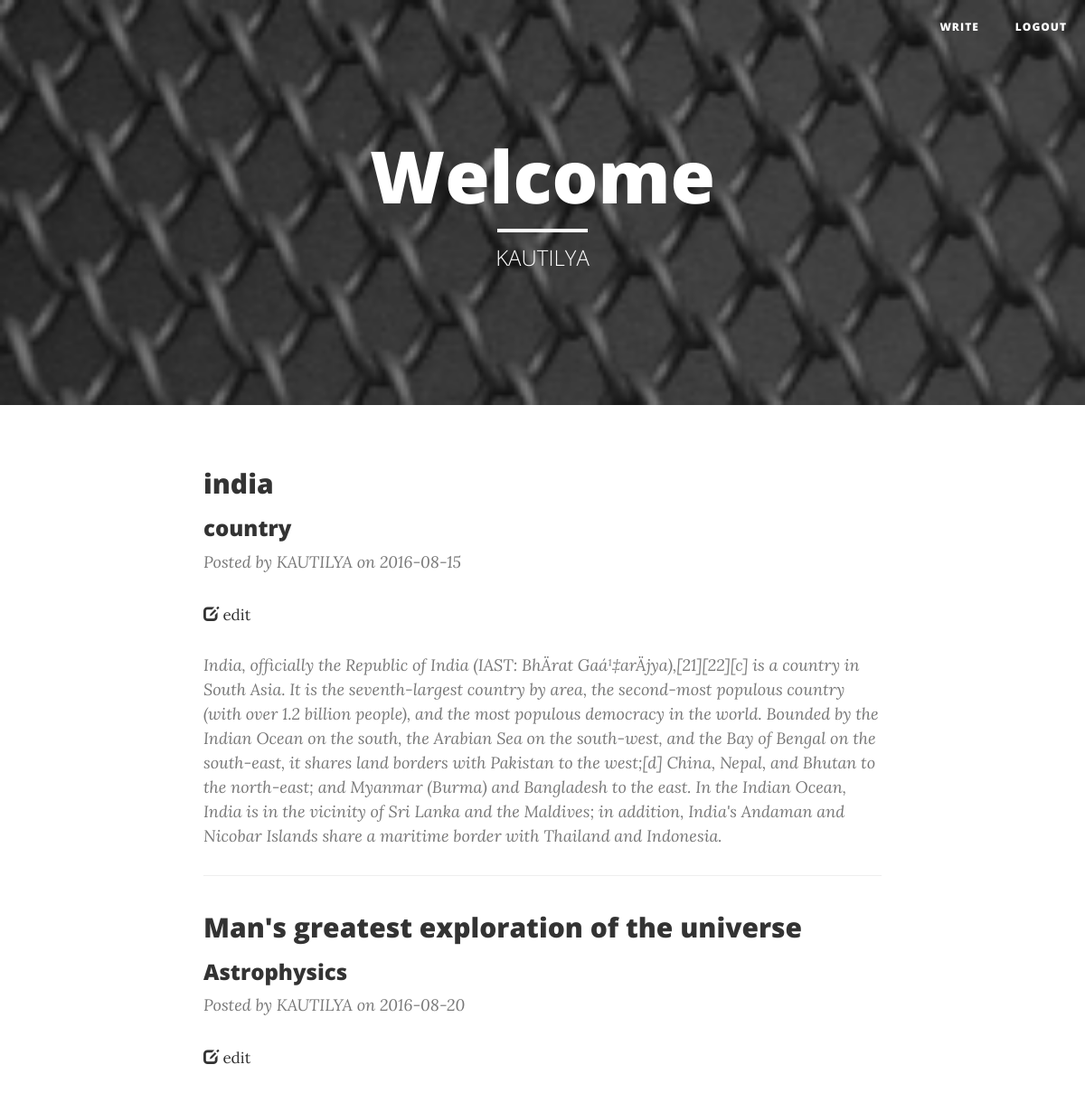
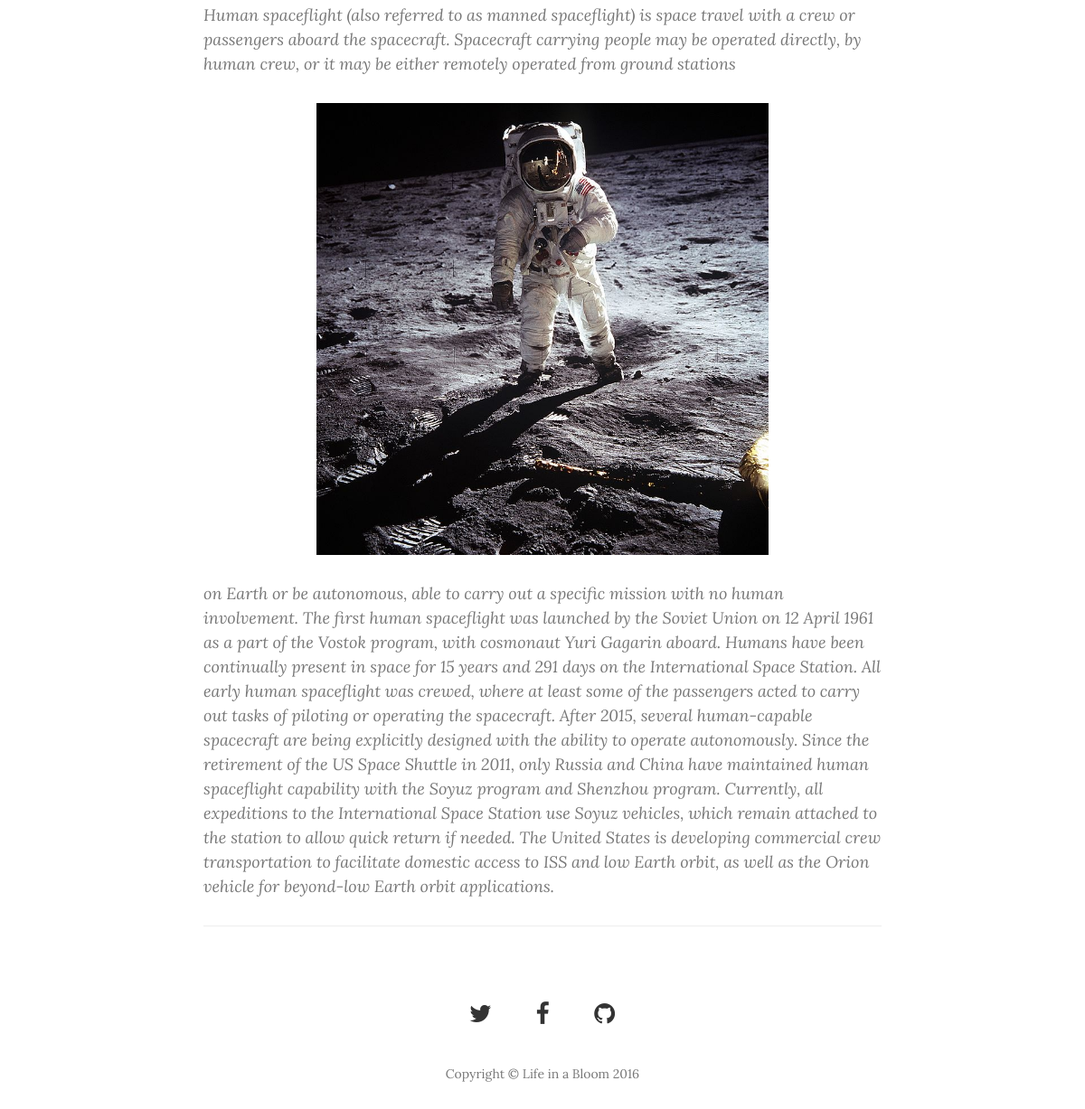
Page /home.php (signed in) on the committed database (2 pictures, top to bottom).
### tables this page shows
CREATE TABLE `blog_master` (
  `blog_id` int(11) NOT NULL,
  `blogger_id` int(11) DEFAULT NULL,
  `blog_title` varchar(255) DEFAULT NULL,
  `blog_desc` varchar(10000) DEFAULT NULL,
  `blog_category` varchar(255) DEFAULT NULL,
  `blog_author` varchar(255) DEFAULT NULL,
  `blog_is_active` tinyint(1) DEFAULT NULL,
  `creation_date` date DEFAULT NULL,
  `updated_date` date DEFAULT NULL
);

CREATE TABLE `blog_detail` (
  `blog_detail_id` int(11) NOT NULL,
  `blog_id` int(11) DEFAULT NULL,
  `blog_detail_image` varchar(10000) DEFAULT NULL
);

### class.php (called while the page is built, shortened)
<?php
class blogger{
	public function __construct($connect){
	$this->connect=$connect;
	}
   public function get_blogs($username){
    $query="select * from blog_master where blog_author='$username'";
    $result=$this->connect->query($query);
    $x=$result->num_rows;
    $i=1;
    while($row=$result->fetch_array(MYSQLI_ASSOC)) {
        $array[$i][1]=$row['blog_title'];
        $array[$i][2]=$row['blog_category'];
        $array[$i][3]=$row['blog_desc'];
        $array[$i][4]=$row['blog_author'];
        $array[$i][5]=$row['updated_date'];
        $array[$i][6]=$row['blog_id'];
        $i++;
       }
       if($x==0){
        return 0;
       }
       else{
        return $array;
       }
    }
    public function get_blogsrow($username){
    $query="select * from blog_master where blog_author='$username'";
    $result=$this->connect->query($query);
    $x=$result->num_rows;
    return $x;
   }
  public function rimage($id){
        $query="select * from blog_detail where blog_id='$id'";
        if($result=$this->connect->query($query))
        {
        $row=$result->fetch_array(MYSQLI_ASSOC);
        $n=$result->num_rows;
        if($n!=0){
        $array[1]=$row['blog_detail_image'];
        $array[2]=$row['blog_detail_id'];
        return $array;
        }
        else{
          return 0;
        }
        }
  }
  }
?>

### home.php (the view, shortened to what this page needs)
<?php
include("config.php");
include("class.php");
?>
<!DOCTYPE html>
<html lang="en">
<head>
    <link href="vendor/bootstrap/css/bootstrap.min.css" rel="stylesheet">
    <link href="css/clean-blog.min.css" rel="stylesheet">
    <link href="vendor/font-awesome/css/font-awesome.min.css" rel="stylesheet" type="text/css">
    <link rel="stylesheet" href="http://cdnjs.cloudflare.com/ajax/libs/font-awesome/4.6.3/css/font-awesome.min.css">
</head>
<body>
    <nav class="navbar navbar-default navbar-custom navbar-fixed-top">
        <div class="container-fluid">
            <div class="collapse navbar-collapse" id="bs-example-navbar-collapse-1">
                <ul class="nav navbar-nav navbar-right">
                    <li>
                        <a href="welcome.php">write</a>
                    </li>
                    <li>
                         <a href="home.php?x=1">Logout</a>
                    </li>
                </ul>
            </div>
        </div>
    </nav>
    <header class="intro-header" style="background-image: url('img/uhome-bg.jpg')">
        <div class="container">
            <div class="row">
                <div class="col-lg-8 col-lg-offset-2 col-md-10 col-md-offset-1">
                    <div class="site-heading">
                        <h1>Welcome</h1>
                        <hr class="small">
                        <?php
                        echo '<span class="subheading">'.$_SESSION['username'].'</span>';
                         ?>
                    </div>
                </div>
            </div>
        </div>
    </header>
<?php
$username=$_SESSION['username'];
$blogger=new blogger($connect);
$array=$blogger->get_blogs($username);
$x=$blogger->get_blogsrow($username);
if($array==0){
	echo "<center><font size='5'><p class='text-danger'>No blogs to show</p></font></center>";
}
else{
for($j=1;$j<=$x;$j++){
$id=$array[$j][6];
$image=$blogger->rimage($id);
   echo'<div class="container">
        <div class="row">
            <div class="col-lg-8 col-lg-offset-2 col-md-10 col-md-offset-1">
                <div class="post-preview">
                        <h2 class="post-title">
                            '.html_entity_decode($array[$j][1]).'
                        </h2>
                        <h3 class="post-subtitle">
                            '.html_entity_decode($array[$j][2]).'
                        </h3>
                    <p class="post-meta">Posted by '. html_entity_decode($array[$j][4]). '</a> on '. html_entity_decode($array[$j][5]).' </p>
                    <small><span class="glyphicon glyphicon-edit"></span><a href="edit.php?x='. $id . '""> edit</a></small><br><br>';
                    if($image==0)
                  {
                  echo ' <p class="post-meta">'.html_entity_decode($array[$j][3]).'</p>';
                  }
                else{
                echo ' <p class="post-meta">'.substr(html_entity_decode($array[$j][3]),0,251).'</p>';
               echo'<center><img class="img-responsive" src="'.$image[1].'" width="500px" height="500px" alt=""></center><br>';
               echo ' <p class="post-meta">'.substr(html_entity_decode($array[$j][3]),251).'</p>';
                  }
                echo'</div>
                <hr>
              </div>
            </div>
            </div>';
}
}
?>
    <footer>
        <div class="container">
            <div class="row">
                <div class="col-lg-8 col-lg-offset-2 col-md-10 col-md-offset-1">
                    <ul class="list-inline text-center">
                        <li>
                        <a href="https://twitter.com/kra8536">
                                <span class="fa-stack fa-lg">
                                    <i class="fa">&#xf099;</i>
                                </span>
                        </li>
                        <li>
                            <a href="https://www.facebook.com/kra8536">
                                <span class="fa-stack fa-lg">
                                    <i class="fa">&#xf09a;</i>
                                </span>
                            </a>
                        </li>
                        <li>
                            <a href="https://github.com/kra8536">
                                <span class="fa-stack fa-lg">
                                    <i class="fa">&#xf09b;</i>
                                </span>
                            </a>
                        </li>
                    </ul>
                    <p class="copyright text-muted">Copyright &copy; Life in a Bloom 2016</p>
                </div>
            </div>
        </div>
    </footer>
</body>
</html>

### rows in the picture
blog_master: blog_title "india", blog_category "country", blog_author "KAUTILYA", updated_date "2016-08-15", blog_desc "India, officially the Republic of India (IAST: BhÄrat Gaá¹‡arÄjya),[21][22][c] is a country in South Asia. It is the seventh-largest country by area, the second-most populous country (with over 1.2 billion people), and the most populous democracy in the world. Bounded by the Indian Ocean on the south, the Arabian Sea on the south-west, and the Bay of Bengal on the south-east, it shares land borders with Pakistan to the west;[d] China, Nepal, and Bhutan to the north-east; and Myanmar (Burma) and Bangladesh to the east. In the Indian Ocean, India is in the vicinity of Sri Lanka and the Maldives; in addition, India's Andaman and Nicobar Islands share a maritime border with Thailand and…"
blog_master: blog_title "Man's greatest exploration of the universe", blog_category "Astrophysics", blog_author "KAUTILYA", j "2016-08-20", blog_desc "Human spaceflight (also referred to as manned spaceflight) is space travel with a crew or passengers aboard the spacecraft. Spacecraft carrying people may be operated directly, by human crew, or it may be either remotely operated from ground stations", blog_detail.blog_detail_image (picture), blog_desc "on Earth or be autonomous, able to carry out a specific mission with no human involvement. The first human spaceflight was launched by the Soviet Union on 12 April 1961 as a part of the Vostok program, with cosmonaut Yuri Gagarin aboard. Humans have been continually present in space for 15 years and 291 days on the International Space Station. All early human spaceflight was crewed, where at least some of the passengers acted to carry out tasks of piloting or operating the spacecraft. After 2015, several human-capable spacecraft are being explicitly designed with the ability to operate autonomously. Since the retirement of the US Space Shuttle in 2011, only Russia and China have maintained…"

### other values in the picture
$_SESSION['username'] "KAUTILYA"
